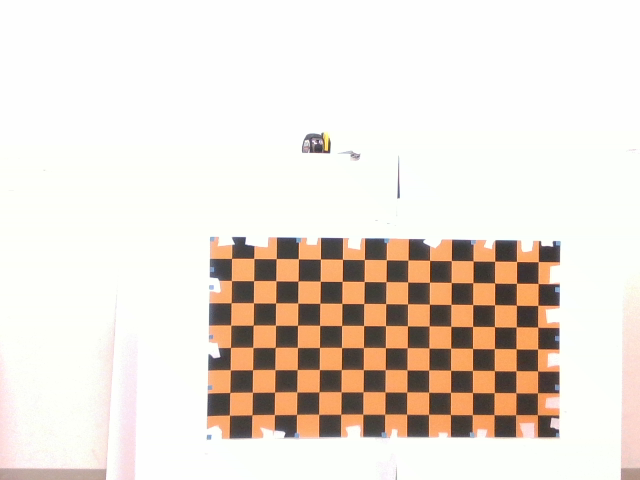
#> input picture align/align_img_c0.png, 640 x 480 px; its folder holds only this picture in this run
$ python cameraChali.py
#> lines starting #> are read from the running program, lines starting #| are printed output that depends on the picture; after the words box and inside, x2 and y2 are one past the last pixel; in counts of white or black regions, pixels touching at a corner belong together; long printed decimals are rounded
#!/usr/bin/env python
# -*- coding: utf-8 -*-

import cv2
import matplotlib.pyplot as plt
import numpy as np
import time


square_size = 0.05      # 正方形の1辺のサイズ[cm]
pattern_size = (8, 15)  # 交差ポイントの数

reference_img = 5 # 参照画像の枚数

threshold = 100

pattern_points = np.zeros( (np.prod(pattern_size), 3), np.float32 ) #チェスボード（X,Y,Z）座標の指定 (Z=0)
pattern_points[:,:2] = np.indices(pattern_size).T.reshape(-1, 2)
pattern_points *= square_size
objpoints = []
imgpoints = []

# capture = cv2.VideoCapture(1)

# while len(objpoints) < reference_img:
for i in range(reference_img):
# 画像の取得
    # ret, img = capture.read()
    img = cv2.imread("./align/align_img_c{}.png".format(i))
#> img is the input picture: shape (480, 640, 3); mean B, G, R 213.6, 223, 233.4
    height = img.shape[0]
#> height = 480
    width = img.shape[1]
#> width = 640
    print(width,height)
#| 640 480

    gray = cv2.cvtColor(img, cv2.COLOR_BGR2GRAY)
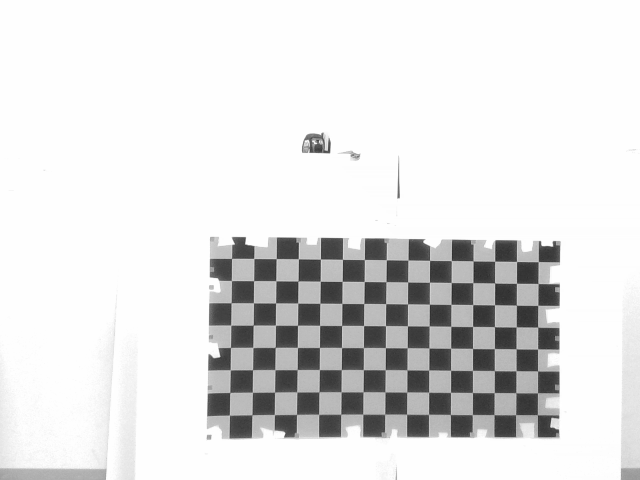
#> gray: shape (480, 640); min 41, max 255, mean 225

    ret, gray = cv2.threshold(gray, threshold, 255, cv2.THRESH_BINARY)
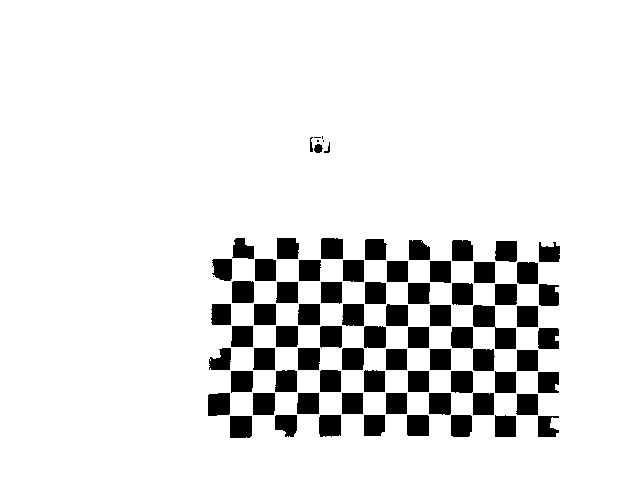
#> gray: shape (480, 640); 89.6% white; 79 black regions (5 under 20 px), largest, box (x1, y1, x2, y2) and area: (473, 305, 516, 349) 911, (208, 393, 230, 416) 481, (232, 281, 254, 303) 480
#> ret = 100

    # チェスボードのコーナーを検出
    ret, corner = cv2.findChessboardCorners(gray, pattern_size)
#> ret = True; corner = 120 rows, first 8: [538, 262], [538, 283.5], [538.3, 304.6], [538, 327], [538, 348.6], [537.5, 371], [537.5, 393], [537.5, 415]
    # コーナーがあれば
    if ret == True:
        print("detected coner!")
        print(str(len(objpoints)+1) + "/" + str(reference_img))
        term = (cv2.TERM_CRITERIA_EPS + cv2.TERM_CRITERIA_COUNT, 30, 0.1)
        cv2.cornerSubPix(gray, corner, (5,5), (-1,-1), term)
        imgpoints.append(corner.reshape(-1, 2))   #appendメソッド：リストの最後に因数のオブジェクトを追加
        objpoints.append(pattern_points)
    print(ret)
#| True
    cv2.imshow('image', img)
    # 毎回判定するから 200 ms 待つ．遅延するのはココ
    if cv2.waitKey(200) & 0xFF == ord('q'):
#> (key q is pressed here)
        break
    # time.sleep(2)
print("calculating camera parameter...")
# 内部パラメータを計算
ret, mtx, dist, rvecs, tvecs = cv2.calibrateCamera(objpoints, imgpoints, gray.shape[::-1], None, None)
#> ret = 0.299; mtx = [[483.6, 0, 259.1], [0, 479.5, 232.1], [0, 0, 1]]; dist = [[0.0493, -0.0532, 0.004, -0.0052, 0.0556]]; rvecs = ([-0.0237, -0.0338, 1.58],); tvecs = ([0.638, 0.0666, 1.11],)

# 計算結果を保存
# np.save("mtx", mtx) # カメラ行列
np.savetxt("mtx.txt", mtx)
# np.save("dist", dist.ravel()) # 歪みパラメータ
np.savetxt("dist.txt", dist)
# 計算結果を表示
print("RMS = ", ret)
#| RMS =  0.2988
print("mtx = \n", mtx)
#| mtx =
#|  [[483.613   0.         259.058]
#|  [  0.         479.495 232.124]
#|  [  0.           0.           1.        ]]
print("dist = ", dist.ravel())
#| dist =  [ 0.04927 -0.05318  0.004 -0.005195  0.05559]

img = cv2.imread("./align_img_.png")
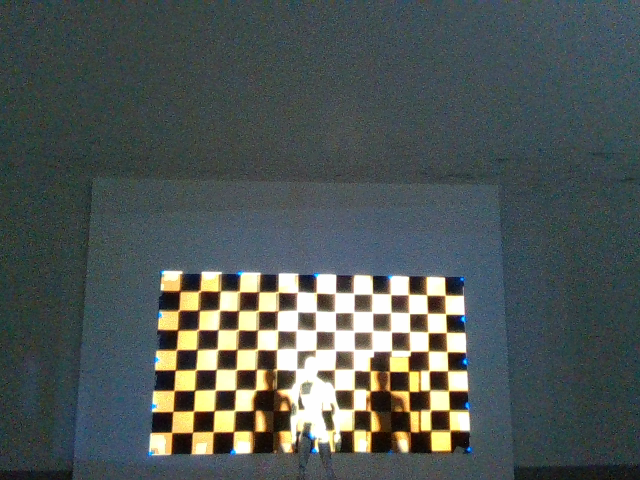
#> input picture align_img_.png, 640 x 480 px
#> img is the input picture: shape (480, 640, 3); mean B, G, R 85.8, 87.9, 79.7
h,  w = img.shape[:2]
#> h = 480; w = 640
mtx = np.array([[616.517, 0, 313.278], [0, 615.858, 246.359], [0, 0, 1]])
dist = np.array([0, 0, 0, 0, 0])

newcameramtx, roi=cv2.getOptimalNewCameraMatrix(mtx,dist,(w,h),1,(w,h))
#> roi = (0, 0, 639, 479)
# undistort
dst = cv2.undistort(img, mtx, dist, None, newcameramtx)

# crop the image
x,y,w,h = roi
#> x = 0; y = 0; w = 639; h = 479
dst = dst[y:y+h, x:x+w]
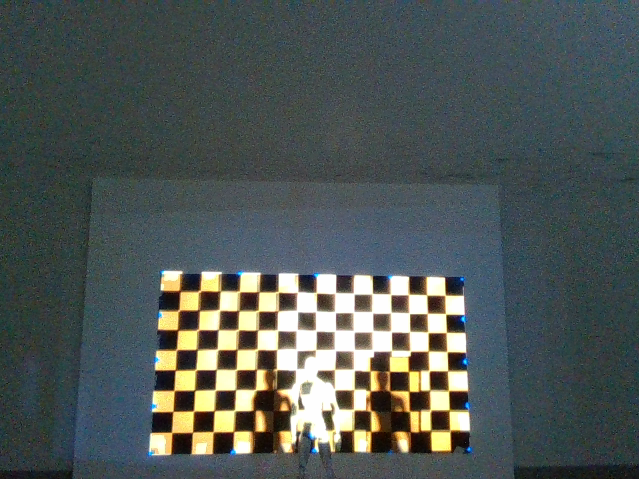
#> dst: shape (479, 639, 3); mean B, G, R 85.9, 88, 79.8
cv2.imwrite('calibresult_undistort.png',dst)

# undistort
mapx,mapy = cv2.initUndistortRectifyMap(mtx,dist,None,newcameramtx,(w,h),5)
dst = cv2.remap(img,mapx,mapy,cv2.INTER_LINEAR)

# crop the image
x,y,w,h = roi
dst = dst[y:y+h, x:x+w]
cv2.imwrite('calibresult_remap.png',dst)
